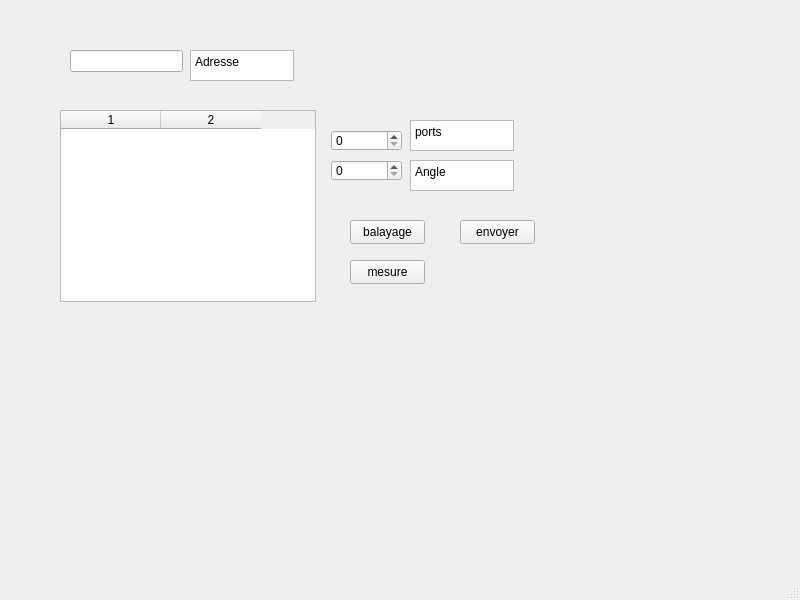
<?xml version="1.0" encoding="UTF-8"?>
<ui version="4.0">
 <class>MainWindow</class>
 <widget class="QMainWindow" name="MainWindow">
  <property name="geometry">
   <rect>
    <x>0</x>
    <y>0</y>
    <width>800</width>
    <height>600</height>
   </rect>
  </property>
  <property name="windowTitle">
   <string>MainWindow</string>
  </property>
  <widget class="QWidget" name="centralwidget">
   <widget class="QLineEdit" name="lineEdit">
    <property name="geometry">
     <rect>
      <x>70</x>
      <y>50</y>
      <width>113</width>
      <height>22</height>
     </rect>
    </property>
   </widget>
   <widget class="QSpinBox" name="spinBox">
    <property name="geometry">
     <rect>
      <x>331</x>
      <y>160</y>
      <width>71</width>
      <height>21</height>
     </rect>
    </property>
   </widget>
   <widget class="QSpinBox" name="spinBox_2">
    <property name="geometry">
     <rect>
      <x>331</x>
      <y>130</y>
      <width>71</width>
      <height>21</height>
     </rect>
    </property>
   </widget>
   <widget class="QPushButton" name="pushButton">
    <property name="geometry">
     <rect>
      <x>350</x>
      <y>260</y>
      <width>75</width>
      <height>24</height>
     </rect>
    </property>
    <property name="text">
     <string>mesure</string>
    </property>
   </widget>
   <widget class="QPushButton" name="pushButton_2">
    <property name="geometry">
     <rect>
      <x>350</x>
      <y>220</y>
      <width>75</width>
      <height>24</height>
     </rect>
    </property>
    <property name="text">
     <string>balayage</string>
    </property>
   </widget>
   <widget class="QTextEdit" name="textEdit">
    <property name="geometry">
     <rect>
      <x>410</x>
      <y>120</y>
      <width>104</width>
      <height>31</height>
     </rect>
    </property>
    <property name="html">
     <string>&lt;!DOCTYPE HTML PUBLIC &quot;-//W3C//DTD HTML 4.0//EN&quot; &quot;http://www.w3.org/TR/REC-html40/strict.dtd&quot;&gt;
&lt;html&gt;&lt;head&gt;&lt;meta name=&quot;qrichtext&quot; content=&quot;1&quot; /&gt;&lt;meta charset=&quot;utf-8&quot; /&gt;&lt;style type=&quot;text/css&quot;&gt;
p, li { white-space: pre-wrap; }
hr { height: 1px; border-width: 0; }
li.unchecked::marker { content: &quot;\2610&quot;; }
li.checked::marker { content: &quot;\2612&quot;; }
&lt;/style&gt;&lt;/head&gt;&lt;body style=&quot; font-family:'Segoe UI'; font-size:9pt; font-weight:400; font-style:normal;&quot;&gt;
&lt;p style=&quot; margin-top:0px; margin-bottom:0px; margin-left:0px; margin-right:0px; -qt-block-indent:0; text-indent:0px;&quot;&gt;ports&lt;/p&gt;&lt;/body&gt;&lt;/html&gt;</string>
    </property>
   </widget>
   <widget class="QTextEdit" name="textEdit_2">
    <property name="geometry">
     <rect>
      <x>190</x>
      <y>50</y>
      <width>104</width>
      <height>31</height>
     </rect>
    </property>
    <property name="html">
     <string>&lt;!DOCTYPE HTML PUBLIC &quot;-//W3C//DTD HTML 4.0//EN&quot; &quot;http://www.w3.org/TR/REC-html40/strict.dtd&quot;&gt;
&lt;html&gt;&lt;head&gt;&lt;meta name=&quot;qrichtext&quot; content=&quot;1&quot; /&gt;&lt;meta charset=&quot;utf-8&quot; /&gt;&lt;style type=&quot;text/css&quot;&gt;
p, li { white-space: pre-wrap; }
hr { height: 1px; border-width: 0; }
li.unchecked::marker { content: &quot;\2610&quot;; }
li.checked::marker { content: &quot;\2612&quot;; }
&lt;/style&gt;&lt;/head&gt;&lt;body style=&quot; font-family:'Segoe UI'; font-size:9pt; font-weight:400; font-style:normal;&quot;&gt;
&lt;p style=&quot; margin-top:0px; margin-bottom:0px; margin-left:0px; margin-right:0px; -qt-block-indent:0; text-indent:0px;&quot;&gt;Adresse&lt;/p&gt;&lt;/body&gt;&lt;/html&gt;</string>
    </property>
   </widget>
   <widget class="QTextEdit" name="textEdit_3">
    <property name="geometry">
     <rect>
      <x>410</x>
      <y>160</y>
      <width>104</width>
      <height>31</height>
     </rect>
    </property>
    <property name="html">
     <string>&lt;!DOCTYPE HTML PUBLIC &quot;-//W3C//DTD HTML 4.0//EN&quot; &quot;http://www.w3.org/TR/REC-html40/strict.dtd&quot;&gt;
&lt;html&gt;&lt;head&gt;&lt;meta name=&quot;qrichtext&quot; content=&quot;1&quot; /&gt;&lt;meta charset=&quot;utf-8&quot; /&gt;&lt;style type=&quot;text/css&quot;&gt;
p, li { white-space: pre-wrap; }
hr { height: 1px; border-width: 0; }
li.unchecked::marker { content: &quot;\2610&quot;; }
li.checked::marker { content: &quot;\2612&quot;; }
&lt;/style&gt;&lt;/head&gt;&lt;body style=&quot; font-family:'Segoe UI'; font-size:9pt; font-weight:400; font-style:normal;&quot;&gt;
&lt;p style=&quot; margin-top:0px; margin-bottom:0px; margin-left:0px; margin-right:0px; -qt-block-indent:0; text-indent:0px;&quot;&gt;Angle&lt;/p&gt;&lt;/body&gt;&lt;/html&gt;</string>
    </property>
   </widget>
   <widget class="QPushButton" name="pushButton_3">
    <property name="geometry">
     <rect>
      <x>460</x>
      <y>220</y>
      <width>75</width>
      <height>24</height>
     </rect>
    </property>
    <property name="text">
     <string>envoyer</string>
    </property>
   </widget>
   <widget class="QTableWidget" name="tableWidget">
    <property name="geometry">
     <rect>
      <x>60</x>
      <y>110</y>
      <width>256</width>
      <height>192</height>
     </rect>
    </property>
    <property name="columnCount">
     <number>2</number>
    </property>
    <column/>
    <column/>
   </widget>
  </widget>
  <widget class="QMenuBar" name="menubar">
   <property name="geometry">
    <rect>
     <x>0</x>
     <y>0</y>
     <width>800</width>
     <height>22</height>
    </rect>
   </property>
  </widget>
  <widget class="QStatusBar" name="statusbar"/>
 </widget>
 <resources/>
 <connections/>
</ui>
